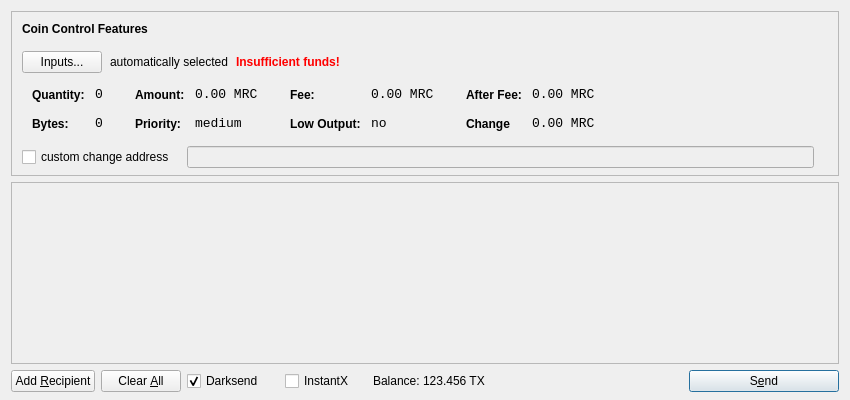
<?xml version="1.0" encoding="UTF-8"?>
<ui version="4.0">
 <class>SendCoinsDialog</class>
 <widget class="QDialog" name="SendCoinsDialog">
  <property name="geometry">
   <rect>
    <x>0</x>
    <y>0</y>
    <width>850</width>
    <height>400</height>
   </rect>
  </property>
  <property name="windowTitle">
   <string>Send Coins</string>
  </property>
  <layout class="QVBoxLayout" name="verticalLayout" stretch="0,1,0">
   <property name="bottomMargin">
    <number>8</number>
   </property>
   <item>
    <widget class="QFrame" name="frameCoinControl">
     <property name="sizePolicy">
      <sizepolicy hsizetype="Expanding" vsizetype="Expanding">
       <horstretch>0</horstretch>
       <verstretch>0</verstretch>
      </sizepolicy>
     </property>
     <property name="maximumSize">
      <size>
       <width>16777215</width>
       <height>16777215</height>
      </size>
     </property>
     <property name="frameShape">
      <enum>QFrame::StyledPanel</enum>
     </property>
     <property name="frameShadow">
      <enum>QFrame::Sunken</enum>
     </property>
     <layout class="QVBoxLayout" name="verticalLayoutCoinControl2">
      <property name="spacing">
       <number>-1</number>
      </property>
      <property name="leftMargin">
       <number>0</number>
      </property>
      <property name="topMargin">
       <number>0</number>
      </property>
      <property name="rightMargin">
       <number>0</number>
      </property>
      <property name="bottomMargin">
       <number>6</number>
      </property>
      <item>
       <layout class="QVBoxLayout" name="verticalLayoutCoinControl" stretch="0,0,0,0,1">
        <property name="spacing">
         <number>0</number>
        </property>
        <property name="leftMargin">
         <number>10</number>
        </property>
        <property name="topMargin">
         <number>10</number>
        </property>
        <item>
         <layout class="QHBoxLayout" name="horizontalLayoutCoinControl1">
          <property name="bottomMargin">
           <number>15</number>
          </property>
          <item>
           <widget class="QLabel" name="labelCoinControlFeatures">
            <property name="sizePolicy">
             <sizepolicy hsizetype="Preferred" vsizetype="Maximum">
              <horstretch>0</horstretch>
              <verstretch>0</verstretch>
             </sizepolicy>
            </property>
            <property name="font">
             <font>
              <weight>75</weight>
              <bold>true</bold>
             </font>
            </property>
            <property name="styleSheet">
             <string notr="true">font-weight:bold;</string>
            </property>
            <property name="text">
             <string>Coin Control Features</string>
            </property>
           </widget>
          </item>
         </layout>
        </item>
        <item>
         <layout class="QHBoxLayout" name="horizontalLayoutCoinControl2" stretch="0,0,0,0">
          <property name="spacing">
           <number>8</number>
          </property>
          <property name="bottomMargin">
           <number>10</number>
          </property>
          <item>
           <widget class="QPushButton" name="pushButtonCoinControl">
            <property name="styleSheet">
             <string notr="true"/>
            </property>
            <property name="text">
             <string>Inputs...</string>
            </property>
           </widget>
          </item>
          <item>
           <widget class="QLabel" name="labelCoinControlAutomaticallySelected">
            <property name="text">
             <string>automatically selected</string>
            </property>
            <property name="margin">
             <number>5</number>
            </property>
           </widget>
          </item>
          <item>
           <widget class="QLabel" name="labelCoinControlInsuffFunds">
            <property name="font">
             <font>
              <weight>75</weight>
              <bold>true</bold>
             </font>
            </property>
            <property name="styleSheet">
             <string notr="true">color:red;font-weight:bold;</string>
            </property>
            <property name="text">
             <string>Insufficient funds!</string>
            </property>
            <property name="margin">
             <number>5</number>
            </property>
           </widget>
          </item>
          <item>
           <spacer name="horizontalSpacerCoinControl">
            <property name="orientation">
             <enum>Qt::Horizontal</enum>
            </property>
            <property name="sizeHint" stdset="0">
             <size>
              <width>40</width>
              <height>1</height>
             </size>
            </property>
           </spacer>
          </item>
         </layout>
        </item>
        <item>
         <widget class="QWidget" name="widgetCoinControl" native="true">
          <property name="sizePolicy">
           <sizepolicy hsizetype="Preferred" vsizetype="Preferred">
            <horstretch>0</horstretch>
            <verstretch>0</verstretch>
           </sizepolicy>
          </property>
          <property name="minimumSize">
           <size>
            <width>0</width>
            <height>0</height>
           </size>
          </property>
          <property name="styleSheet">
           <string notr="true"/>
          </property>
          <layout class="QHBoxLayout" name="horizontalLayoutCoinControl5">
           <property name="margin">
            <number>0</number>
           </property>
           <item>
            <layout class="QHBoxLayout" name="horizontalLayoutCoinControl3" stretch="0,0,0,1">
             <property name="spacing">
              <number>20</number>
             </property>
             <property name="topMargin">
              <number>0</number>
             </property>
             <property name="bottomMargin">
              <number>10</number>
             </property>
             <item>
              <layout class="QFormLayout" name="formLayoutCoinControl1">
               <property name="horizontalSpacing">
                <number>10</number>
               </property>
               <property name="verticalSpacing">
                <number>14</number>
               </property>
               <property name="leftMargin">
                <number>10</number>
               </property>
               <property name="topMargin">
                <number>4</number>
               </property>
               <property name="rightMargin">
                <number>6</number>
               </property>
               <item row="0" column="0">
                <widget class="QLabel" name="labelCoinControlQuantityText">
                 <property name="styleSheet">
                  <string notr="true">font-weight:bold;</string>
                 </property>
                 <property name="text">
                  <string>Quantity:</string>
                 </property>
                 <property name="margin">
                  <number>0</number>
                 </property>
                </widget>
               </item>
               <item row="0" column="1">
                <widget class="QLabel" name="labelCoinControlQuantity">
                 <property name="font">
                  <font>
                   <family>Monospace</family>
                   <pointsize>10</pointsize>
                  </font>
                 </property>
                 <property name="cursor">
                  <cursorShape>IBeamCursor</cursorShape>
                 </property>
                 <property name="contextMenuPolicy">
                  <enum>Qt::ActionsContextMenu</enum>
                 </property>
                 <property name="text">
                  <string>0</string>
                 </property>
                 <property name="margin">
                  <number>0</number>
                 </property>
                 <property name="textInteractionFlags">
                  <set>Qt::LinksAccessibleByMouse|Qt::TextSelectableByKeyboard|Qt::TextSelectableByMouse</set>
                 </property>
                </widget>
               </item>
               <item row="1" column="0">
                <widget class="QLabel" name="labelCoinControlBytesText">
                 <property name="styleSheet">
                  <string notr="true">font-weight:bold;</string>
                 </property>
                 <property name="text">
                  <string>Bytes:</string>
                 </property>
                </widget>
               </item>
               <item row="1" column="1">
                <widget class="QLabel" name="labelCoinControlBytes">
                 <property name="font">
                  <font>
                   <family>Monospace</family>
                   <pointsize>10</pointsize>
                  </font>
                 </property>
                 <property name="cursor">
                  <cursorShape>IBeamCursor</cursorShape>
                 </property>
                 <property name="contextMenuPolicy">
                  <enum>Qt::ActionsContextMenu</enum>
                 </property>
                 <property name="text">
                  <string>0</string>
                 </property>
                 <property name="textInteractionFlags">
                  <set>Qt::LinksAccessibleByMouse|Qt::TextSelectableByKeyboard|Qt::TextSelectableByMouse</set>
                 </property>
                </widget>
               </item>
              </layout>
             </item>
             <item>
              <layout class="QFormLayout" name="formLayoutCoinControl2">
               <property name="horizontalSpacing">
                <number>10</number>
               </property>
               <property name="verticalSpacing">
                <number>14</number>
               </property>
               <property name="leftMargin">
                <number>6</number>
               </property>
               <property name="topMargin">
                <number>4</number>
               </property>
               <property name="rightMargin">
                <number>6</number>
               </property>
               <item row="0" column="0">
                <widget class="QLabel" name="labelCoinControlAmountText">
                 <property name="styleSheet">
                  <string notr="true">font-weight:bold;</string>
                 </property>
                 <property name="text">
                  <string>Amount:</string>
                 </property>
                 <property name="margin">
                  <number>0</number>
                 </property>
                </widget>
               </item>
               <item row="0" column="1">
                <widget class="QLabel" name="labelCoinControlAmount">
                 <property name="font">
                  <font>
                   <family>Monospace</family>
                   <pointsize>10</pointsize>
                  </font>
                 </property>
                 <property name="cursor">
                  <cursorShape>IBeamCursor</cursorShape>
                 </property>
                 <property name="contextMenuPolicy">
                  <enum>Qt::ActionsContextMenu</enum>
                 </property>
                 <property name="text">
                  <string>0.00 MRC</string>
                 </property>
                 <property name="textInteractionFlags">
                  <set>Qt::LinksAccessibleByMouse|Qt::TextSelectableByKeyboard|Qt::TextSelectableByMouse</set>
                 </property>
                </widget>
               </item>
               <item row="1" column="0">
                <widget class="QLabel" name="labelCoinControlPriorityText">
                 <property name="styleSheet">
                  <string notr="true">font-weight:bold;</string>
                 </property>
                 <property name="text">
                  <string>Priority:</string>
                 </property>
                </widget>
               </item>
               <item row="1" column="1">
                <widget class="QLabel" name="labelCoinControlPriority">
                 <property name="font">
                  <font>
                   <family>Monospace</family>
                   <pointsize>10</pointsize>
                  </font>
                 </property>
                 <property name="cursor">
                  <cursorShape>IBeamCursor</cursorShape>
                 </property>
                 <property name="contextMenuPolicy">
                  <enum>Qt::ActionsContextMenu</enum>
                 </property>
                 <property name="text">
                  <string>medium</string>
                 </property>
                 <property name="textInteractionFlags">
                  <set>Qt::LinksAccessibleByMouse|Qt::TextSelectableByKeyboard|Qt::TextSelectableByMouse</set>
                 </property>
                </widget>
               </item>
              </layout>
             </item>
             <item>
              <layout class="QFormLayout" name="formLayoutCoinControl3">
               <property name="horizontalSpacing">
                <number>10</number>
               </property>
               <property name="verticalSpacing">
                <number>14</number>
               </property>
               <property name="leftMargin">
                <number>6</number>
               </property>
               <property name="topMargin">
                <number>4</number>
               </property>
               <property name="rightMargin">
                <number>6</number>
               </property>
               <item row="0" column="0">
                <widget class="QLabel" name="labelCoinControlFeeText">
                 <property name="styleSheet">
                  <string notr="true">font-weight:bold;</string>
                 </property>
                 <property name="text">
                  <string>Fee:</string>
                 </property>
                 <property name="margin">
                  <number>0</number>
                 </property>
                </widget>
               </item>
               <item row="0" column="1">
                <widget class="QLabel" name="labelCoinControlFee">
                 <property name="font">
                  <font>
                   <family>Monospace</family>
                   <pointsize>10</pointsize>
                  </font>
                 </property>
                 <property name="cursor">
                  <cursorShape>IBeamCursor</cursorShape>
                 </property>
                 <property name="contextMenuPolicy">
                  <enum>Qt::ActionsContextMenu</enum>
                 </property>
                 <property name="text">
                  <string>0.00 MRC</string>
                 </property>
                 <property name="textInteractionFlags">
                  <set>Qt::LinksAccessibleByMouse|Qt::TextSelectableByKeyboard|Qt::TextSelectableByMouse</set>
                 </property>
                </widget>
               </item>
               <item row="1" column="0">
                <widget class="QLabel" name="labelCoinControlLowOutputText">
                 <property name="styleSheet">
                  <string notr="true">font-weight:bold;</string>
                 </property>
                 <property name="text">
                  <string>Low Output:</string>
                 </property>
                </widget>
               </item>
               <item row="1" column="1">
                <widget class="QLabel" name="labelCoinControlLowOutput">
                 <property name="font">
                  <font>
                   <family>Monospace</family>
                   <pointsize>10</pointsize>
                  </font>
                 </property>
                 <property name="cursor">
                  <cursorShape>IBeamCursor</cursorShape>
                 </property>
                 <property name="contextMenuPolicy">
                  <enum>Qt::ActionsContextMenu</enum>
                 </property>
                 <property name="text">
                  <string>no</string>
                 </property>
                 <property name="textInteractionFlags">
                  <set>Qt::LinksAccessibleByMouse|Qt::TextSelectableByKeyboard|Qt::TextSelectableByMouse</set>
                 </property>
                </widget>
               </item>
              </layout>
             </item>
             <item>
              <layout class="QFormLayout" name="formLayoutCoinControl4">
               <property name="horizontalSpacing">
                <number>10</number>
               </property>
               <property name="verticalSpacing">
                <number>14</number>
               </property>
               <property name="leftMargin">
                <number>6</number>
               </property>
               <property name="topMargin">
                <number>4</number>
               </property>
               <property name="rightMargin">
                <number>6</number>
               </property>
               <item row="0" column="0">
                <widget class="QLabel" name="labelCoinControlAfterFeeText">
                 <property name="styleSheet">
                  <string notr="true">font-weight:bold;</string>
                 </property>
                 <property name="text">
                  <string>After Fee:</string>
                 </property>
                 <property name="margin">
                  <number>0</number>
                 </property>
                </widget>
               </item>
               <item row="0" column="1">
                <widget class="QLabel" name="labelCoinControlAfterFee">
                 <property name="font">
                  <font>
                   <family>Monospace</family>
                   <pointsize>10</pointsize>
                  </font>
                 </property>
                 <property name="cursor">
                  <cursorShape>IBeamCursor</cursorShape>
                 </property>
                 <property name="contextMenuPolicy">
                  <enum>Qt::ActionsContextMenu</enum>
                 </property>
                 <property name="text">
                  <string>0.00 MRC</string>
                 </property>
                 <property name="textInteractionFlags">
                  <set>Qt::LinksAccessibleByMouse|Qt::TextSelectableByKeyboard|Qt::TextSelectableByMouse</set>
                 </property>
                </widget>
               </item>
               <item row="1" column="0">
                <widget class="QLabel" name="labelCoinControlChangeText">
                 <property name="styleSheet">
                  <string notr="true">font-weight:bold;</string>
                 </property>
                 <property name="text">
                  <string>Change</string>
                 </property>
                </widget>
               </item>
               <item row="1" column="1">
                <widget class="QLabel" name="labelCoinControlChange">
                 <property name="font">
                  <font>
                   <family>Monospace</family>
                   <pointsize>10</pointsize>
                  </font>
                 </property>
                 <property name="cursor">
                  <cursorShape>IBeamCursor</cursorShape>
                 </property>
                 <property name="contextMenuPolicy">
                  <enum>Qt::ActionsContextMenu</enum>
                 </property>
                 <property name="text">
                  <string>0.00 MRC</string>
                 </property>
                 <property name="textInteractionFlags">
                  <set>Qt::LinksAccessibleByMouse|Qt::TextSelectableByKeyboard|Qt::TextSelectableByMouse</set>
                 </property>
                </widget>
               </item>
              </layout>
             </item>
            </layout>
           </item>
          </layout>
         </widget>
        </item>
        <item>
         <layout class="QHBoxLayout" name="horizontalLayoutCoinControl4" stretch="0,0,0">
          <property name="spacing">
           <number>12</number>
          </property>
          <property name="sizeConstraint">
           <enum>QLayout::SetDefaultConstraint</enum>
          </property>
          <property name="topMargin">
           <number>5</number>
          </property>
          <property name="rightMargin">
           <number>5</number>
          </property>
          <item>
           <widget class="QCheckBox" name="checkBoxCoinControlChange">
            <property name="text">
             <string>custom change address</string>
            </property>
           </widget>
          </item>
          <item>
           <widget class="QLineEdit" name="lineEditCoinControlChange">
            <property name="enabled">
             <bool>false</bool>
            </property>
            <property name="sizePolicy">
             <sizepolicy hsizetype="Expanding" vsizetype="Fixed">
              <horstretch>0</horstretch>
              <verstretch>0</verstretch>
             </sizepolicy>
            </property>
           </widget>
          </item>
          <item>
           <widget class="QLabel" name="labelCoinControlChangeLabel">
            <property name="sizePolicy">
             <sizepolicy hsizetype="Preferred" vsizetype="Expanding">
              <horstretch>0</horstretch>
              <verstretch>0</verstretch>
             </sizepolicy>
            </property>
            <property name="minimumSize">
             <size>
              <width>0</width>
              <height>0</height>
             </size>
            </property>
            <property name="text">
             <string/>
            </property>
            <property name="margin">
             <number>3</number>
            </property>
           </widget>
          </item>
         </layout>
        </item>
        <item>
         <spacer name="verticalSpacerCoinControl">
          <property name="orientation">
           <enum>Qt::Vertical</enum>
          </property>
          <property name="sizeHint" stdset="0">
           <size>
            <width>800</width>
            <height>1</height>
           </size>
          </property>
         </spacer>
        </item>
       </layout>
      </item>
     </layout>
    </widget>
   </item>
   <item>
    <widget class="QScrollArea" name="scrollArea">
     <property name="widgetResizable">
      <bool>true</bool>
     </property>
     <widget class="QWidget" name="scrollAreaWidgetContents">
      <property name="geometry">
       <rect>
        <x>0</x>
        <y>0</y>
        <width>830</width>
        <height>165</height>
       </rect>
      </property>
      <layout class="QVBoxLayout" name="verticalLayout_2">
       <property name="margin">
        <number>0</number>
       </property>
       <item>
        <layout class="QVBoxLayout" name="entries">
         <property name="spacing">
          <number>6</number>
         </property>
        </layout>
       </item>
       <item>
        <spacer name="verticalSpacer">
         <property name="orientation">
          <enum>Qt::Vertical</enum>
         </property>
         <property name="sizeHint" stdset="0">
          <size>
           <width>20</width>
           <height>40</height>
          </size>
         </property>
        </spacer>
       </item>
      </layout>
     </widget>
    </widget>
   </item>
   <item>
    <layout class="QHBoxLayout" name="horizontalLayout">
     <item>
      <widget class="QPushButton" name="addButton">
       <property name="toolTip">
        <string>Send to multiple recipients at once</string>
       </property>
       <property name="text">
        <string>Add &amp;Recipient</string>
       </property>
       <property name="autoDefault">
        <bool>false</bool>
       </property>
      </widget>
     </item>
     <item>
      <widget class="QPushButton" name="clearButton">
       <property name="sizePolicy">
        <sizepolicy hsizetype="Minimum" vsizetype="Fixed">
         <horstretch>0</horstretch>
         <verstretch>0</verstretch>
        </sizepolicy>
       </property>
       <property name="toolTip">
        <string>Remove all transaction fields</string>
       </property>
       <property name="text">
        <string>Clear &amp;All</string>
       </property>
       <property name="autoRepeatDelay">
        <number>300</number>
       </property>
       <property name="autoDefault">
        <bool>false</bool>
       </property>
      </widget>
     </item>
     <item>
      <layout class="QHBoxLayout" name="horizontalLayout_2">
       <property name="spacing">
        <number>3</number>
       </property>
        <item>
        <widget class="QCheckBox" name="checkUseDarksend">
         <property name="minimumSize">
          <size>
           <width>95</width>
           <height>0</height>
          </size>
         </property>
         <property name="text">
          <string>Darksend</string>
         </property>
         <property name="checked">
          <bool>true</bool>
         </property>
        </widget>
       </item>
       <item>
        <widget class="QCheckBox" name="checkInstantX">
         <property name="enabled">
          <bool>true</bool>
         </property>
         <property name="minimumSize">
          <size>
           <width>85</width>
           <height>0</height>
          </size>
         </property>
         <property name="text">
          <string>InstantX</string>
         </property>
        </widget>
       </item>
       <item>
        <widget class="QLabel" name="label">
         <property name="sizePolicy">
          <sizepolicy hsizetype="Preferred" vsizetype="Fixed">
           <horstretch>0</horstretch>
           <verstretch>0</verstretch>
          </sizepolicy>
         </property>
         <property name="text">
          <string>Balance:</string>
         </property>
        </widget>
       </item>
       <item>
        <widget class="QLabel" name="labelBalance">
         <property name="sizePolicy">
          <sizepolicy hsizetype="Preferred" vsizetype="Fixed">
           <horstretch>0</horstretch>
           <verstretch>0</verstretch>
          </sizepolicy>
         </property>
         <property name="cursor">
          <cursorShape>IBeamCursor</cursorShape>
         </property>
         <property name="text">
          <string>123.456 TX</string>
         </property>
         <property name="textInteractionFlags">
          <set>Qt::LinksAccessibleByMouse|Qt::TextSelectableByKeyboard|Qt::TextSelectableByMouse</set>
         </property>
        </widget>
       </item>
      </layout>
     </item>
     <item>
      <spacer name="horizontalSpacer">
       <property name="orientation">
        <enum>Qt::Horizontal</enum>
       </property>
       <property name="sizeHint" stdset="0">
        <size>
         <width>40</width>
         <height>20</height>
        </size>
       </property>
      </spacer>
     </item>
     <item>
      <widget class="QPushButton" name="sendButton">
       <property name="minimumSize">
        <size>
         <width>150</width>
         <height>0</height>
        </size>
       </property>
       <property name="toolTip">
        <string>Confirm the send action</string>
       </property>
       <property name="text">
        <string>S&amp;end</string>
       </property>
       <property name="icon">
        <iconset resource="../bitcoin.qrc">
         <normaloff>:/icons/send</normaloff>:/icons/send</iconset>
       </property>
       <property name="default">
        <bool>true</bool>
       </property>
      </widget>
     </item>
    </layout>
   </item>
  </layout>
 </widget>
 <resources>
  <include location="../bitcoin.qrc"/>
 </resources>
 <connections/>
</ui>
